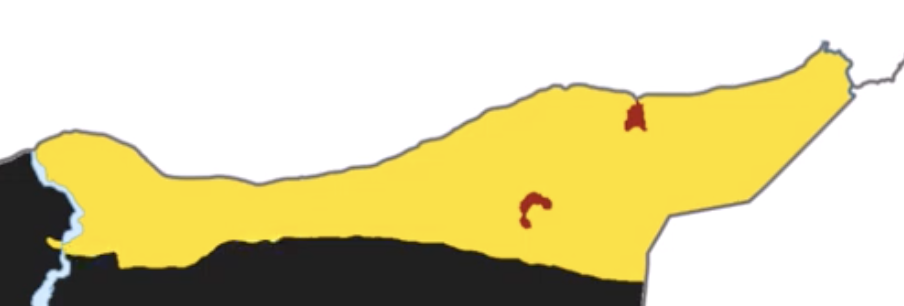
#> input picture syria_map.png, 904 x 306 px, found by its file name
$ python simple_script.py
#> lines starting #> are read from the running program, lines starting #| are printed output that depends on the picture; after the words box and inside, x2 and y2 are one past the last pixel; in counts of white or black regions, pixels touching at a corner belong together
import cv2
import numpy as np
import matplotlib.pyplot as plt
from PIL import Image, ImageDraw

# Load the image
image = cv2.imread('path_to_image/syria_map.png')
#> image is the input picture: shape (306, 904, 3); mean B, G, R 165.9, 211.5, 219.6

# Convert to grayscale
gray_image = cv2.cvtColor(image, cv2.COLOR_BGR2GRAY)
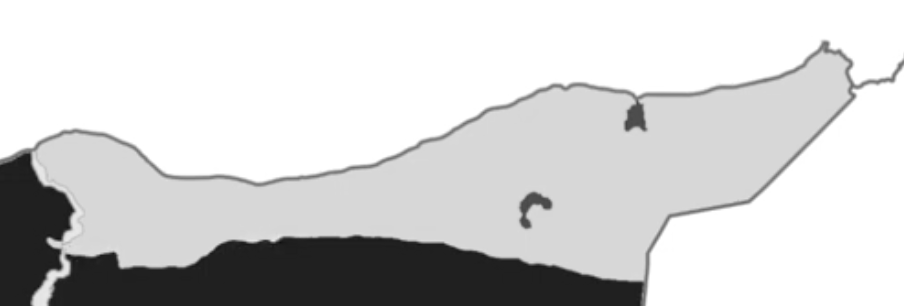
#> gray_image: shape (306, 904); min 15, max 255, mean 208.6

# Create masks for different regions based on pixel intensity
# Adjust the thresholds as needed to isolate different regions
mask_gov = cv2.inRange(gray_image, 0, 100)      # Government (dark)
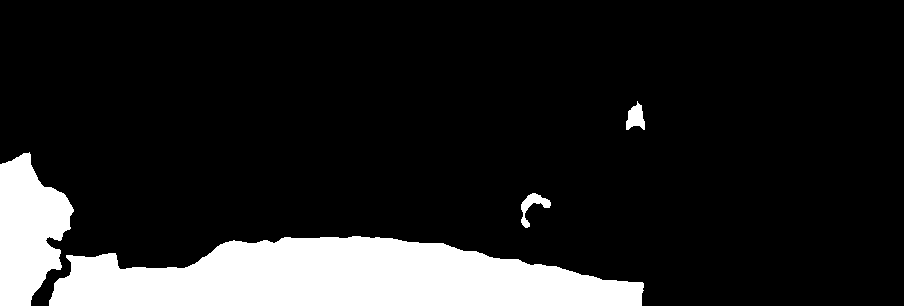
#> mask_gov: shape (306, 904); 13.9% white; 4 white regions, box (x1, y1, x2, y2) and area: (49, 236, 644, 306) 30077, (0, 152, 74, 306) 7709, (521, 193, 551, 228) 372, (626, 101, 645, 130) 348
mask_rebels = cv2.inRange(gray_image, 51, 100) # Rebels (medium dark)
#> mask_rebels: shape (306, 904); 0.65% white; 21 white regions (9 under 20 px), largest, box (x1, y1, x2, y2) and area: (521, 193, 551, 228) 372, (626, 101, 645, 130) 348, (0, 152, 74, 233) 175
mask_kurds = cv2.inRange(gray_image, 101, 150) # Kurds (medium)
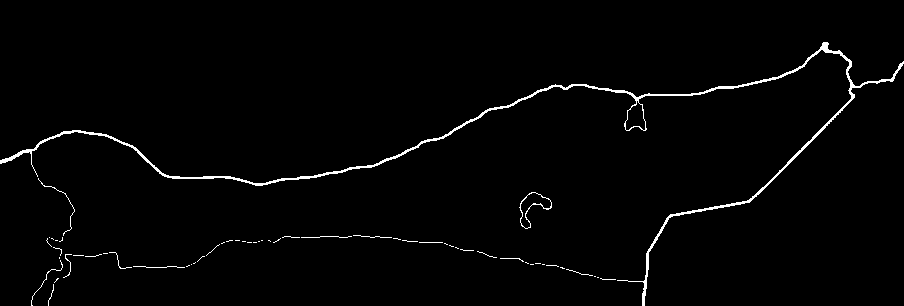
#> mask_kurds: shape (306, 904); 1.6% white in thin lines or dots, all inside (x1, y1, x2, y2) = (0, 42, 904, 306)
mask_al_nusra = cv2.inRange(gray_image, 151, 200) # Al-Nusra (medium light)
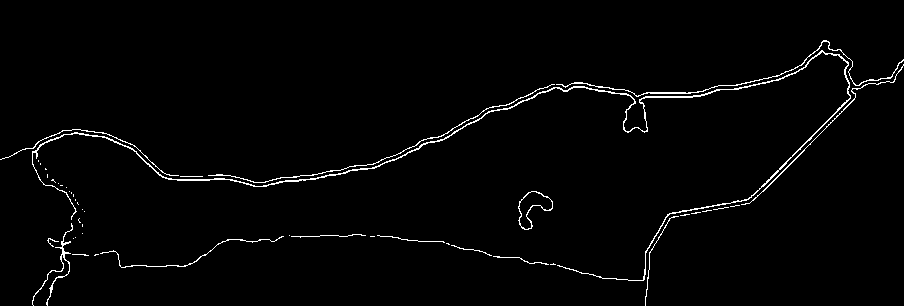
#> mask_al_nusra: shape (306, 904); 1.8% white in thin lines or dots, all inside (x1, y1, x2, y2) = (0, 40, 904, 306)
mask_isis = cv2.inRange(gray_image, 201, 255)  # ISIS (light)
#> mask_isis: shape (306, 904); 82.6% white; 22 black regions (20 under 20 px), largest, box (x1, y1, x2, y2) and area: (0, 40, 904, 306) 47316, (518, 191, 553, 230) 686
mask_assad = cv2.inRange(gray_image, 50, 100)  # Assad (distinct shade)
#> mask_assad: shape (306, 904); 0.67% white; 17 white regions (7 under 20 px), largest, box (x1, y1, x2, y2) and area: (521, 193, 551, 228) 372, (626, 101, 645, 130) 348, (0, 152, 74, 258) 248

# Create pattern images
def create_pattern(size, pattern_type):
#> called with size = 50, pattern_type = '...'
    pattern = Image.new('L', (size, size), 255)
#> pattern: PIL image 50x50 L; every value is 255
    draw = ImageDraw.Draw(pattern)
    if pattern_type == 'xxx':
        for i in range(0, size, 7):
            draw.line((i, 0, i, size), fill=0, width=1)
            draw.line((0, i, size, i), fill=0, width=1)
    elif pattern_type == '+++':
        for i in range(0, size, 7):
            draw.line((i, 0, i, size), fill=0, width=1)
            draw.line((0, i, size, i), fill=0, width=1)
            draw.line((i, 0, i + size, size), fill=0, width=1)
            draw.line((0, i, size, i + size), fill=0, width=1)
    elif pattern_type == '...':
        for i in range(0, size, 7):
            draw.line((i, 0, i, size), fill=0, width=1)
            draw.line((0, i, size, i), fill=0, width=1)
            draw.line((i, 0, i + size, size), fill=0, width=1)
            draw.line((0, i, size, i + size), fill=0, width=1)
    return np.array(pattern)
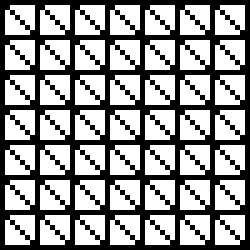
#> returned value: shape (50, 50) (shown 5 times larger); 58.8% white; black in thin lines or dots

pattern_assad = create_pattern(50, '...')

# Create an output image with distinct shades of gray
output_image = np.zeros_like(gray_image)

# Apply different shades of gray to the masks
output_image[mask_gov > 0] = 0    # Dark gray for Government
# output_image[mask_rebels > 0] = 100  # Medium dark gray for Rebels
output_image[mask_kurds > 0] = 50  # Medium gray for Kurds
# output_image[mask_al_nusra > 0] = 200  # Medium light gray for Al-Nusra
output_image[mask_isis > 0] = 255  # Light gray for ISIS

# Apply pattern to Assad-controlled regions
def apply_pattern(mask, pattern):
    pattern_height, pattern_width = pattern.shape
#> pattern_height = 50; pattern_width = 50
    for i in range(0, mask.shape[0], pattern_height):
        for j in range(0, mask.shape[1], pattern_width):
            region = mask[i:i+pattern_height, j:j+pattern_width]
            pattern_region = pattern[:region.shape[0], :region.shape[1]]
            output_image[i:i+pattern_height, j:j+pattern_width][region > 0] = pattern_region[region > 0]
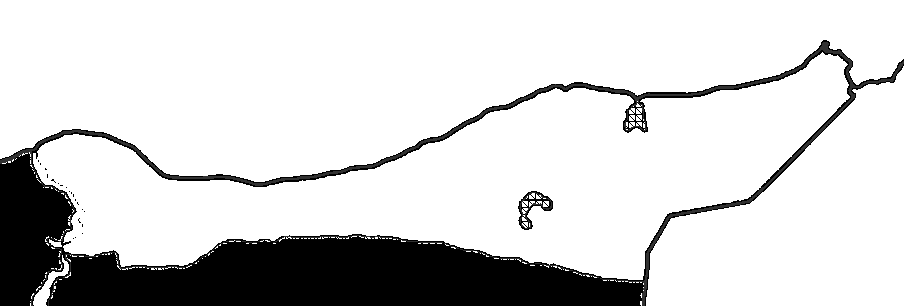
#> output_image: shape (306, 904); min 0, max 255, mean 212.5

apply_pattern(mask_assad, pattern_assad)

# Display the original and converted images
plt.figure(figsize=(10, 5))

plt.subplot(1, 2, 1)
plt.title('Original Image')
plt.imshow(cv2.cvtColor(image, cv2.COLOR_BGR2RGB))
plt.axis('off')

plt.subplot(1, 2, 2)
plt.title('Black and White Image with Multiple Shades of Gray and Patterns')
plt.imshow(output_image, cmap='gray')
plt.axis('off')

plt.show()
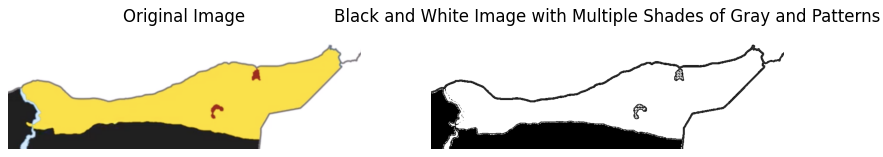
#> figure drawn by matplotlib, 2 panels

# Save the black and white image with multiple shades of gray and patterns
cv2.imwrite('syria_map_black_and_white_multiple_shades_patterns.png', output_image)
